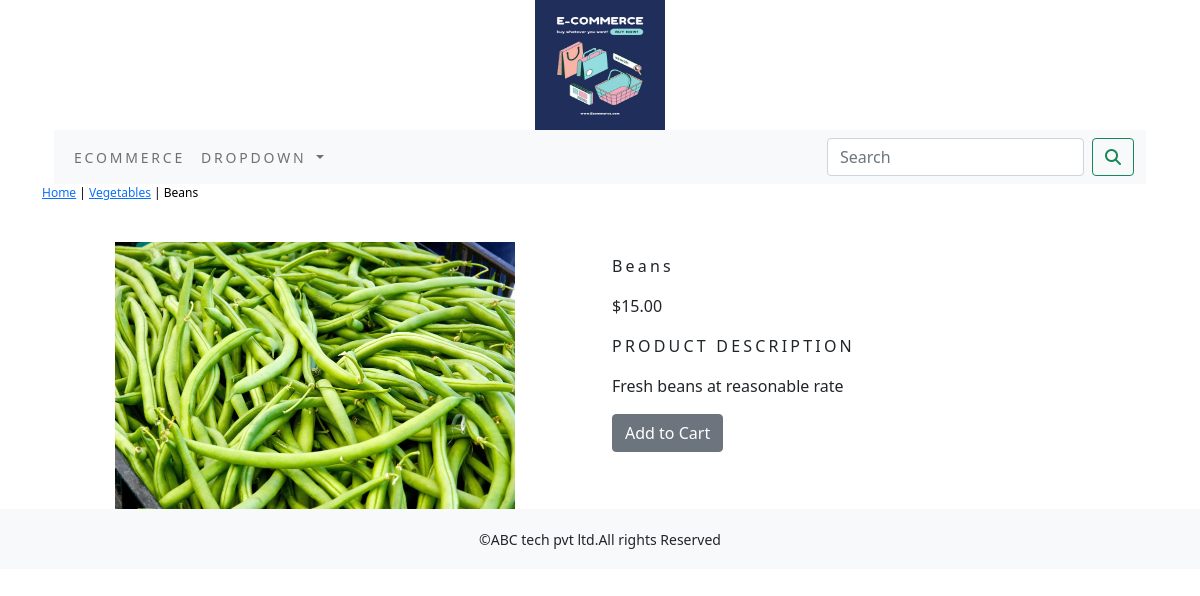
The app's page /shop/Vegetables/beans/ with its own data.
### Ecommerceapp/models.py (models this page shows, shortened)
class Products(models.Model):
    name=models.CharField(max_length=250,unique=True)
    slug = models.SlugField(max_length=250, unique=True)
    description = models.TextField(blank=True)
    price = models.DecimalField(max_digits=10,decimal_places=2)
    category=models.ForeignKey(Category,on_delete=models.CASCADE)
    image = models.ImageField(upload_to='product', blank=True)
    stock=models.IntegerField()
    available=models.BooleanField(default=True)
    created=models.DateTimeField(auto_now_add=True)
    updated=models.DateTimeField(auto_now_add=True)
    class Meta:
        ordering = ('name',)
        verbose_name = 'product'
        verbose_name_plural = 'products'

class Category(models.Model):
    name=models.CharField(max_length=250,unique=True)
    slug=models.SlugField(max_length=250,unique=True)
    description=models.TextField(blank=True)
    image=models.ImageField(upload_to='category',blank=True)
    class Meta:
        ordering=('name',)
        verbose_name='category'
        verbose_name_plural='categories'
    def get_url(self):
        return reverse('Ecommerceapp:products_by_category',args=[self.slug])
    def __str__(self):
            return '{}'.format(self.name)

### Ecommerceapp/views.py (the view)
# urls.py: path('<slug:c_slug>/<slug:products_slug>/', views.prodetail, name='productCatdetail')
def prodetail(request,c_slug,products_slug):
    try:
        products=Products.objects.get(category__slug=c_slug,slug=products_slug)
    except Exception as e:
        raise e
    return render(request,'product.html',{'products':products})

### Ecommerceapp/context_processors.py (called while the page is built)
def menu_links(request):
    links=Category.objects.all()
    return dict(links=links)

### cart/context_processors.py (called while the page is built)
def counter(request):
    item_count=0
    if 'admin' in request.path:
        return {}
    else:
        try:
            cart=cart=Cart.objects.filter(cart_id=__cart_id(request))
            car_items=CartItem.objects.all().filter(cart=cart[:1])
            for cart_item in car_items:
                item_count += cart_item.quantity
        except Cart.DoesNotExist:
            item_count=0
    return dict(item_count=item_count)

### cart/views.py (called while the page is built)
def __cart_id(request):
    cart=request.session.session_key
    if not cart:
        cart=request.session.create()
    return cart

### templates/product.html (shortened to what this page needs)
{% extends 'base.html' %}
{% load static %}
{% block content %}
<div class="row my_prod_row_class">
    <div class="mx_auto">
        <p>
            <a href="{% url 'Ecommerceapp:allprocat' %}">Home</a> |
            <a href="{{ products.category.get_url }}">{{ products.category }}</a> |
            {{ products.name }}
        </p>
    </div>
    <div class="container">
        <br>
        <div class="row">
            <div class="col-12 col-sm-12 col-md-12 col-lg-6 text-center">
                <div style="min-width: 18rem;">
                    <img class="img-fluid" style="width: 400px;" src="{{ products.image.url }}" alt="{{ products.name }}">
                </div>
            </div>
            <div class="col-12 col-sm-12 col-md-12 col-lg-6">
                <div>
                    <h1 class="my_prod_title">{{ products.name }}</h1>
                    <p>${{ products.price }}</p>
                    <p class="my_title">Product Description</p>
                    <p class="text-justify my_rod_text">{{ products.description }}</p>
                    {% if products.stock <= 0 %}
                        <p class="text-justify my_prod_text"><b>Out of Stock</b></p>
                    {% else %}
                        <a class="btn btn-secondary" href="{% url 'cart:add_cart' product_id=products.id %}">Add to Cart</a>
                    {% endif %}
                </div>
            </div>
        </div>
    </div>
</div>
{% endblock %}

### static/css/custom.css (style rules this page uses)
.my_title { font-size: 16px; text-transform: uppercase; letter-spacing: .2em; }
.my_prod_row_class .mx_auto { color:#000; font-size:12px; text-decoration:none; }
.my_prod_title { font-size:16px; text_transform:uppercase; letter-spacing:.2em; padding-top:15px; padding-bottom:10px }

### records on screen
Products: category "Vegetables", name "Beans", image (picture), price "15.00", description "Fresh beans at reasonable rate"
